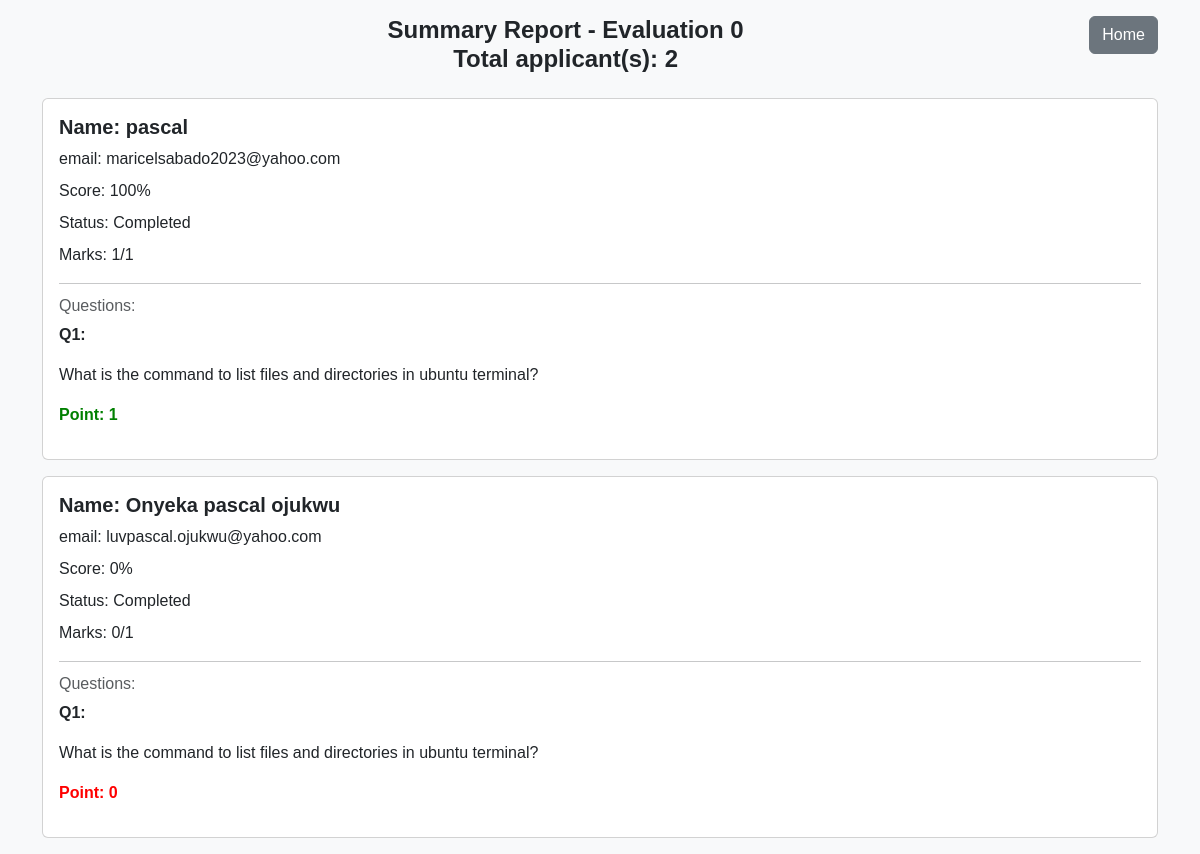
The app's page /testsummary/2ff61d71-a435-4e6b-a326-82b4691bcc4d/364e9351-24c0-471b-9533-8b6cec030f86/77d51db8-42fd-40ca-92cc-fd451ac23a5e (signed in) with its own data.
### main.py (models this page shows, shortened)
class Test(db.Model):
    id = db.Column(db.Integer, primary_key=True)
    test_name = db.Column(db.String(255), nullable=False)
    test_id = db.Column(db.String(128), nullable=False, unique=True)
    created = db.Column(db.DateTime, default=datetime.now())
    userid = db.Column(db.String, db.ForeignKey('user.userid'), nullable=False)
    questions = db.relationship('Question', backref='test', lazy=True)
    teststats = db.relationship('Teststat', backref='test', lazy=True)

class Applicanttest(db.Model):
    id = db.Column(db.Integer, primary_key=True)
    user_email = db.Column(db.String(255), nullable=False)
    fullname = db.Column(db.String(255), nullable=False)
    user_id = db.Column(db.String(128), nullable=False)
    test_day_id = db.Column(db.String, db.ForeignKey('teststat.test_day_id'), nullable=False)
    secret_key = db.Column(db.String(128), nullable=False)
    started = db.Column(db.Boolean, default=False)
    start_date = db.Column(db.DateTime, nullable=True)
    test_status = db.Column(db.String(128), nullable=False, default='pending')
    score = db.Column(db.Integer, default=0)

class Question(db.Model):
    id = db.Column(db.Integer, primary_key=True)
    text = db.Column(db.String(255), nullable=False)
    question_id = db.Column(db.String(128), nullable=False, unique=True)
    Qnum = db.Column(db.Integer, nullable=True)
    correct_answer = db.Column(db.String(128), nullable=True)
    test_id = db.Column(db.String, db.ForeignKey('test.test_id'), nullable=False)
    image_path = db.Column(db.String(255), nullable=True)
    options = db.relationship('Option', backref='question', lazy=True)

### main.py (the view)
@app.route('/testsummary/<test_id>/<test_day_id>/<user_id>', methods=['GET'])
@login_required
def testsummary(test_id, test_day_id, user_id):
    test = Test.query.filter_by(test_id=test_id).first()
    teststat = Teststat.query.filter_by(test_day_id=test_day_id).first()
    user = User.query.filter_by(userid=user_id).first()
    if not test or not teststat or not user:
        return jsonify({'error': 'Unauthorized user'})
    allapplicants = Applicanttest.query.filter_by(test_day_id=test_day_id)\
                                        .order_by(Applicanttest.score.desc()).all()
    applicant_data = []
    for app in allapplicants:
        correct_answers = 0
        questions_data = []
        status = 'Not attempted'
        user_questions = Userquestion.query.filter_by(user_id=app.user_id).all()
        qcount = len(user_questions)
        for uq in user_questions:
            if status == 'Not attempted':
                status = 'Completed'
            ques = Question.query.filter_by(question_id=uq.question_id).first()
            if ques:
                question_text = ques.text
                question_point = 0
                if sorted(uq.answer_chosen) == sorted(ques.correct_answer):
                    correct_answers += 1
                    question_point = 1
                questions_data.append({'text': question_text, 'point': question_point})
        applicant_data.append({
            'name': app.fullname,
            'email': app.user_email,
            'score': f'{app.score}%',
            'status': status,
            'questions': questions_data,
            'marks': f'{correct_answers}/{qcount}'
        })
    return render_template('Testsummary.html', testname=test.test_name, test_id=test_id
                           ,test_day_id=test_day_id, user_id=user_id,  applicants=applicant_data, count=len(allapplicants))

### main.py (called while the page is built)
@login_manager.user_loader
def load_user(user_id):
    return db.session.get(User, user_id)

### templates/Testsummary.html (shortened to what this page needs)
<!DOCTYPE html>
<html lang="en">
<head>
    <link href="https://cdn.jsdelivr.net/npm/bootstrap@5.3.2/dist/css/bootstrap.min.css" rel="stylesheet"
>
</head>
<body>
    <div class="container mt-3"><div style="float: right;">
        <a href="{{ url_for('testlist', test_id=test_id) }}" class="btn btn-secondary">Home</a>
    </div>
        <h4 class="mb-4" style="text-align: center;"><b>Summary Report - {{ testname|escape }} <br> Total applicant(s): {{ count|escape }}</b></h4>
        {% for applicant in applicants %}
            <div class="card mb-3">
                <div class="card-body">
                    <h5 class="card-title"><b>Name: {{ applicant.name }}</b></h5>
                    <p class="card-title">email: {{ applicant.email }}</p>
                    <p class="card-title">Score: {{ applicant.score }}</p>
                    <p class="card-title">Status: {{ applicant.status }}</p>
                    <p class="card-title">Marks: {{ applicant.marks }}</p>
                    <hr>
                    <h6 class="card-subtitle mb-2 text-muted">Questions:</h6>
                    {% for question in applicant.questions %}
                        <div class="mb-3">
                            <p class="fw-bold">Q{{ loop.index }}:</p>
                            <p class="card-text"> {{ question.text }}</p>
                            <p class="card-text {% if question.point == 1 %}green-point{% else %}red-point{% endif %}">
                             <b>  Point: {{ question.point }}</b>
                            </p>
                        </div>
                    {% endfor %}
                </div>
            </div>
        {% endfor %}
    </div>
</body>
</html>

### templates/Testsummary.html (style rules this page uses)
.green-point { color: green; }
.red-point { color: red; }
body { font-family: Arial, sans-serif; margin: 0; padding: 0; box-sizing: border-box; background-color: #f8f9fa; }

### records on screen
Test: test_name "Evaluation 0"
Applicanttest: name "pascal", email "maricelsabado2023@yahoo.com", score "100%", status "Completed", marks "1/1"
Question: text "What is the command to list files and directories in ubuntu terminal?", point "1", point "0"
Applicanttest: name "Onyeka pascal ojukwu", email "luvpascal.ojukwu@yahoo.com", score "0%", status "Completed", marks "0/1"

### other values on screen
{{ count|escape }} "2"
